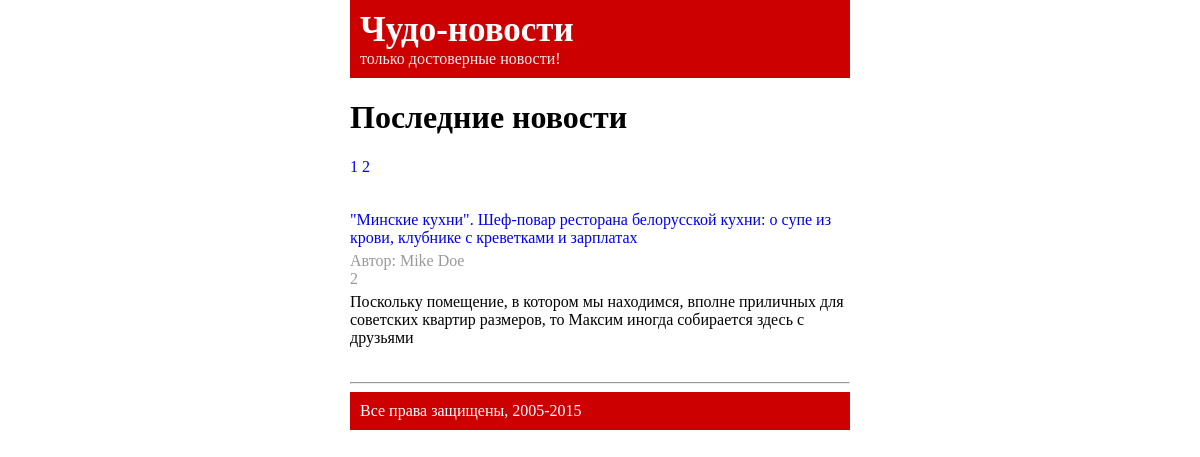
Screenshot of /?page=2 with the database file from the repository.
### tables this page shows
CREATE TABLE `news` (
  `id` int(10) unsigned NOT NULL AUTO_INCREMENT,
  `publish_date` bigint(20) NOT NULL,
  `title` varchar(255) NOT NULL,
  `text` text NOT NULL,
  `author_id` int(11) NOT NULL,
  PRIMARY KEY (`id`)
);

CREATE TABLE `authors` (
  `id` int(10) unsigned NOT NULL AUTO_INCREMENT,
  `name` varchar(255) NOT NULL,
  PRIMARY KEY (`id`)
);

### index.php (the view, shortened to what this page needs)
<html>
	<head>
	<link rel="stylesheet" type="text/css" href="style.css" />
	</head>
	<body>
	<div class="header">
		<div class="logo"><a href="index.php">Чудо-новости</a></div>
		<div class="slogan">только достоверные новости!</div>
	</div>
<div class="news_list">
<h1>Последние новости</h1>
<?php
include 'class.php';
$obj = new News;
if(!($_GET['news_id']) and !($_GET['author_id'])){
	$res = $obj->getNewsMain();
	foreach($res as $item){
		$ann = explode('.',$item['text']);
		?>
		<div class="news_item">
		<div class="title"><a href='?news_id=<?=$item['id']?>'><?=$item['title']?></a></div>
		<div class="date">
		Автор: <?=$item['name']?><br/>
		<?=$item['publish_date']?></div>
		<div class="anounce"><?=$ann[0]?></div>
		</div>
		<hr/>
		<?
}
	}
		?>
</div><div class="footer">Все права защищены, 2005-2015</div></body></html>

### style.css (style rules this page uses)
a { text-decoration:none; }
body { width:500px; margin:0 auto; font-family:Georgia; }
.header, .footer { background:#C00; color:#FFF; padding:10px; }
.header .logo a { font-size:35px; font-weight:bold; color:#FFF; text-decoration:none; }
.header .slogan { color:#EEE; }
.news_list .news_item { margin:35px 0; }
.date { margin:5px 0; color:#999; }

### rows the page displays
news: title "\"Минские кухни\". Шеф-повар ресторана белорусской кухни: о супе из крови, клубнике с креветками и зарплатах", author.name "Mike Doe", publish_date "2", text "Поскольку помещение, в котором мы находимся, вполне приличных для советских квартир размеров, то Максим иногда собирается здесь с друзьями"
